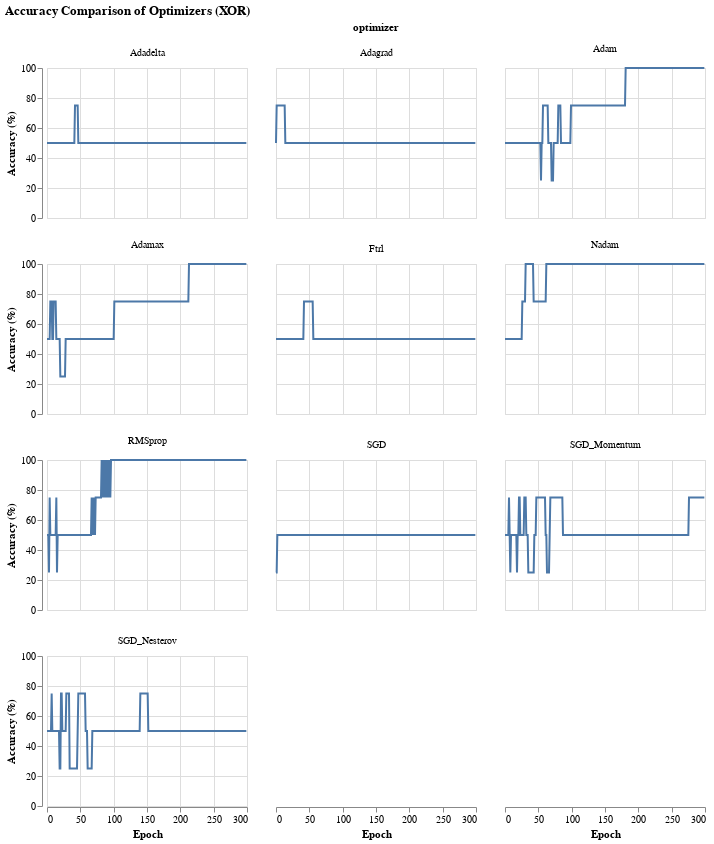

Notebook source saved alongside this figure:
### Markdown cell above
### Different Gradient Descent Optimizers

### Code cell
import numpy as np
import pandas as pd
import altair as alt
import tensorflow as tf
from tensorflow.keras.models import Sequential
from tensorflow.keras.layers import Dense
from tensorflow.keras.optimizers import (
    SGD, RMSprop, Adam,
    Adagrad, Adadelta, Adamax, Nadam, Ftrl
)


# Set seeds
np.random.seed(42)
tf.random.set_seed(42)

# Data (XOR problem)
y = np.array([[0, 1, 1, 0]]).T
X = np.array([[0, 0, 1, 1],
              [0, 1, 0, 1]]).T

# List of optimizers to compare
optimizers = {
    # Basic SGD
    "SGD": SGD(learning_rate=0.1),

    # SGD with Momentum
    "SGD_Momentum": SGD(learning_rate=0.1, momentum=0.9),

    # Nesterov Momentum
    "SGD_Nesterov": SGD(learning_rate=0.1, momentum=0.9, nesterov=True),

    # Adaptive methods
    "Adagrad": Adagrad(learning_rate=0.1),
    "Adadelta": Adadelta(learning_rate=1.0),
    "RMSprop": RMSprop(learning_rate=0.01),

    # Adam family
    "Adam": Adam(learning_rate=0.01),
    "Adamax": Adamax(learning_rate=0.01),
    "Nadam": Nadam(learning_rate=0.01),

    # FTRL (mainly used for sparse models, but can test)
    "Ftrl": Ftrl(learning_rate=0.1)
}


results = []

# Train model with each optimizer
for name, opt in optimizers.items():

    # Recreate model each time
    model = Sequential()
    model.add(Dense(16, input_dim=2, activation='sigmoid'))
    model.add(Dense(1, activation='sigmoid'))

    model.compile(loss='mean_squared_error',
                  optimizer=opt,
                  metrics=['binary_accuracy'])

    history = model.fit(X, y, epochs=300, verbose=0)

    # Store accuracy history
    for epoch, acc in enumerate(history.history['binary_accuracy']):
        results.append({
            "epoch": epoch,
            "accuracy": acc * 100,
            "optimizer": name
        })

# Create DataFrame
df = pd.DataFrame(results)

# Plot comparison graph
chart = alt.Chart(df).mark_line().encode(
    x=alt.X('epoch', title='Epoch'),
    y=alt.Y('accuracy', title='Accuracy (%)', scale=alt.Scale(domain=[0, 100])),
).properties(
    width=200,
    height=150
).facet(
    facet='optimizer',
    columns=3
).properties(
    title='Accuracy Comparison of Optimizers (XOR)'
)

chart

### Figure 1 — Vega-Lite specification as saved in the notebook (floating-point values rounded to 4 significant figures; data arrays with more than 128 entries replaced by an {"elided": "..."} marker saying what was removed)
{"config": {"view": {"continuousWidth": 300, "continuousHeight": 300}}, "data": {"name": "data-0445fb8fc4ddbcdb97d489ecb5f08a40"}, "facet": {"field": "optimizer", "type": "nominal"}, "spec": {"mark": {"type": "line"}, "encoding": {"x": {"field": "epoch", "title": "Epoch", "type": "quantitative"}, "y": {"field": "accuracy", "scale": {"domain": [0, 100]}, "title": "Accuracy (%)", "type": "quantitative"}}, "height": 150, "width": 200}, "columns": 3, "title": "Accuracy Comparison of Optimizers (XOR)", "$schema": "https://vega.github.io/schema/vega-lite/v5.20.1.json", "datasets": {"data-0445fb8fc4ddbcdb97d489ecb5f08a40": {"elided": "3000 records"}}}
